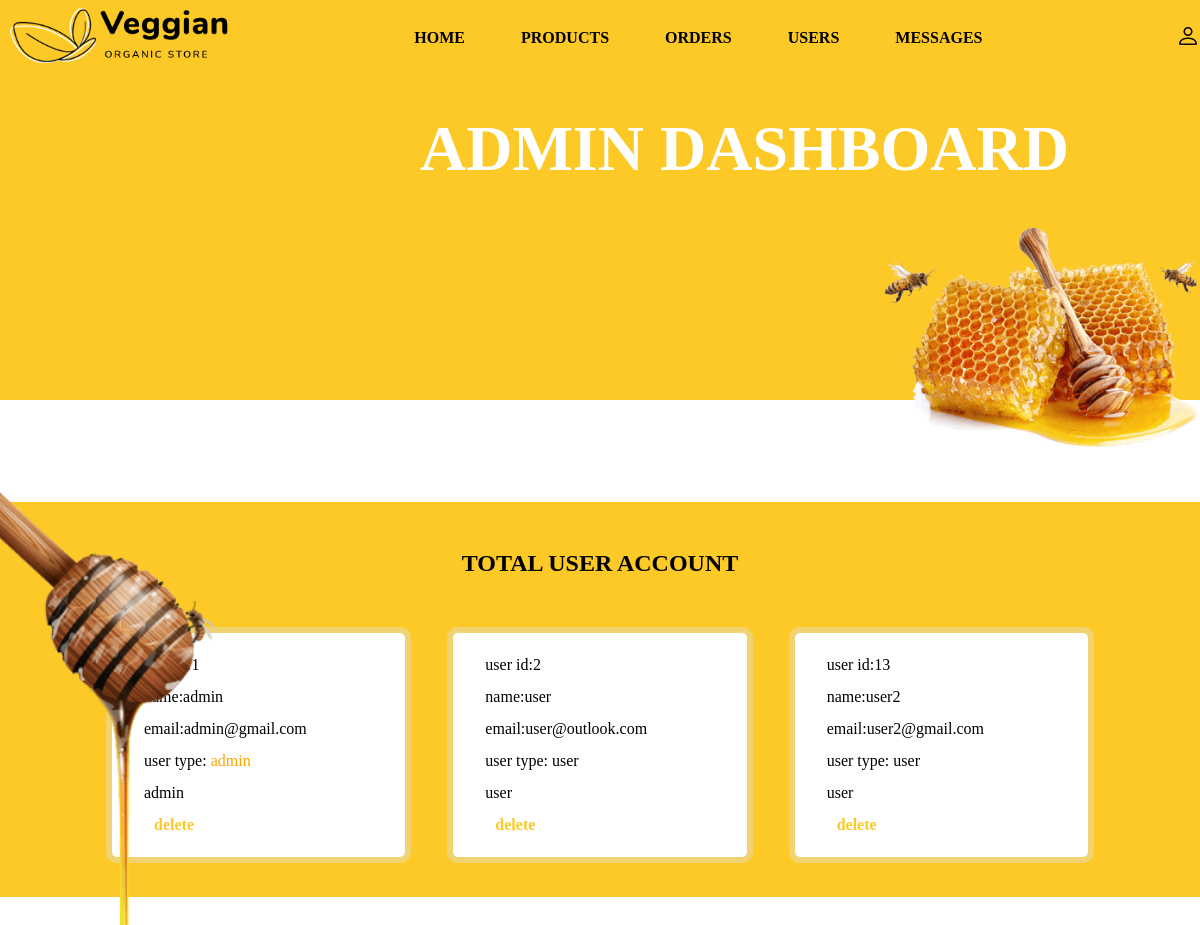
The page /admin_user.php (signed in) on the database its author committed.
### tables this page shows
CREATE TABLE `users` (
  `id` int(255) NOT NULL,
  `name` varchar(255) NOT NULL,
  `email` varchar(255) NOT NULL,
  `password` varchar(255) NOT NULL,
  `user_type` varchar(255) NOT NULL DEFAULT 'user'
);

### admin_user.php (the view, shortened to what this page needs)
<?php
include 'connection.php';
?>
<!DOCTYPE html>
<html lang="sq">
<head>
    <link rel="stylesheet" type="text/css" href="style.css">
</head>
<body>
   <?php include 'admin_header.php'; ?>
  <section class="message-container">
    <h1 class="title">TOTAL USER ACCOUNT</h1>
    <div class="box-container">
      <?php
     $select_users = mysqli_query($conn, "SELECT * FROM users") or die('query failed');
      if (mysqli_num_rows($select_users)> 0 ) {
          while ($fetch_users=mysqli_fetch_assoc($select_users)) {
           ?>
        <div class="box">
          <p>user id:<span><?php echo $fetch_users['id']?></span></p>
          <p>name:<span><?php echo $fetch_users['name']?></span></p>
          <p>email:<span><?php echo $fetch_users['email']?></span></p>
          <p>user type:
    <span style="color: <?php echo ($fetch_users['user_type'] == 'admin') ? 'orange' : 'black'; ?>">
        <?php echo $fetch_users['user_type']; ?>
    </span>
</p>
           <?php echo $fetch_users['user_type'];?></span></p>
           <a href="admin_user.php?delete= <?php echo $fetch_users['id'];?>" onclick="return confirm('delete this user');">delete</a>
        </div>
        <?php
             }
            }else{
              echo '
              <div class="empty">
              <p>no users added yet ! </p>
              </div>
              ';
         }
         ?>
    </div>
  </section>
</body>
</html>

### style.css (style rules this page uses)
* { margin: 0; padding: 0; box-sizing: border-box; }
:root { --box-shadow: 0px 0px 0px 6px rgb(225 225 225/40%); --box-shadow2: 0 .5rem 1rem rgba(0, 0, 0, 0.1); --orange: #fcc927; }
a { color: var(--orange); text-decoration: none; padding: 5px 10px; font-weight: bold; }
.title { text-align: center; margin-bottom: 1rem; }
.form-container::before, .show-products::before, .message-container::before, .order-container::before { content: ''; background: url('img/6.png'); position: absolute; top: -5%; left: -10px; width: 255px; height: 650px; background-size: 225px; background-repeat: no-repeat; z-index: 100; }
.box-container { padding: 2% 8%; display: grid; grid-template-columns: repeat(auto-fit, minmax(15rem,1fr)); column-gap: 1rem; }
.box-container .box { background: #fff; box-shadow: var(--box-shadow); padding: 2rem; text-align: center; border-radius: 5px; margin: 1rem; }
.show-products, .message-container, .order-container { position: relative; background: var(--orange); margin-top: -3.5rem; }
.box-container .box { line-height: 2; }
.message-container .title, .order-container .title { text-transform: uppercase; padding-top: 3rem; }
.box-container .box { text-align: left; padding: 1rem 2rem; }

### rows shown on the page
users: id "1", name "admin", email "admin@gmail.com", user_type "admin"
users: id "2", name "user", email "user@outlook.com", user_type "user"
users: id "13", name "user2", email "user2@gmail.com", user_type "user"
